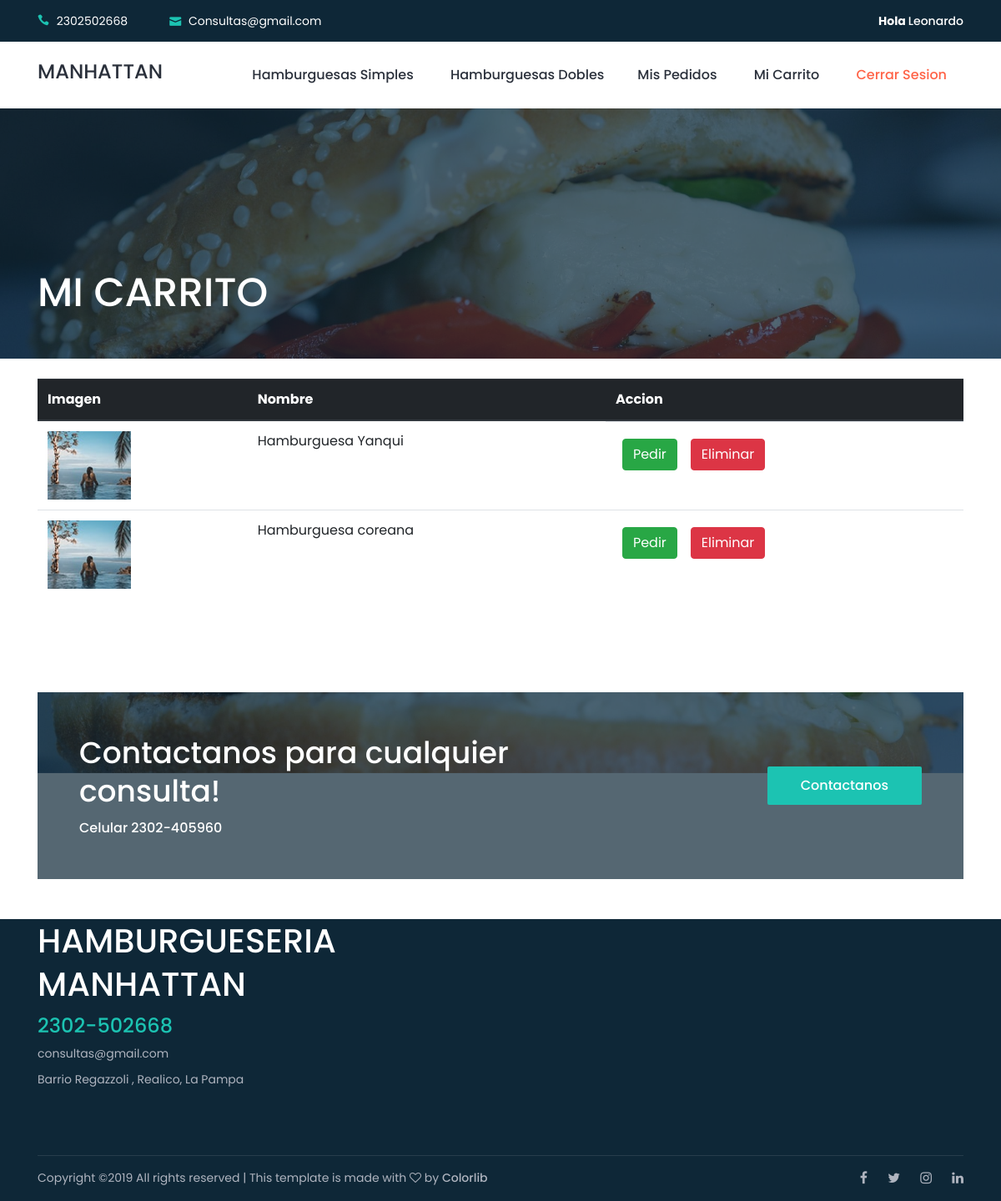
Page /carrito/ (signed in) on the committed database.
### app_hamburguesa/models.py (models this page shows, shortened)
class carrito(models.Model):
    productoC=models.ForeignKey(producto, on_delete=models.CASCADE,blank=True, null=True)
    clienteC=models.ForeignKey(cliente, on_delete=models.CASCADE,blank=True, null=True)
    producto_x_cliente=models.ForeignKey(producto_x_cliente,on_delete=models.CASCADE,blank=True,null=True)

class producto(models.Model):
    nombre = models.CharField(max_length=100,blank=True, null=True)
    descripcion= models.CharField(max_length=200,blank=True, null=True)
    precio = models.FloatField(blank=True, null=True)
    stock = models.IntegerField(blank=True, null=True)
    tipo = models.CharField(max_length=50,blank=True, null=True)

### app_hamburguesa/views.py (the view)
# urls.py: url(r'^carrito/', carritos , name="carrito"),
def carritos(request):
	cli=cliente.objects.get(email=request.user.email)
	c=carrito.objects.filter(clienteC=cli)
	return render(request,"carrito.html",{"carrito":c})

### app_hamburguesa/templates/carrito.html (shortened to what this page needs)
{% extends "index.html" %}
{% load  staticfiles %}
    {% block head %}
    <div class="breadcrumb-area bg-img bg-overlay jarallax" style="background-image: url({% static 'img/bg-img/h5.jpg'%});">
        <div class="container h-100">
            <div class="row h-100 align-items-end">
                <div class="col-12">
                    <div class="breadcrumb-content d-flex align-items-center justify-content-between pb-5">
                        <h2 class="room-title">MI CARRITO</h2>
                    </div>
                </div>
            </div>
        </div>
    </div>
    {% endblock %}
    {% block contenedor %}
    <div class="roberto-rooms-area">
        <div class="container">
            <div class="row">
                {% if carrito %}
                  <div class="table-responsive">
                        <table class="table">
                                <thead class="thead-dark">
                                    <tr>
                                      <th>Imagen</th>
                                      <th>Nombre</th>
                                      <th>Accion</th>
                                    </tr>
                                  </thead>
                                <tbody>
                {% for p in carrito %}
                         <tr id="{{p.pk}}">
                             <td>    <div class="post-thumb">
                                        <img src="{% static 'img/bg-img/29.jpg'%}"  alt="" width="100" height="100" >
                                    </div>
                                </td>
                                <td>{{p.productoC.nombre}}<br>
                                </td>
                                <td class="d-flex">
                                    <div class="p-2"><a href="#" id="{{p.productoC.pk}}" onclick="generarPedido(this.id)" class="btn btn-success">Pedir</a></div>
                                    <div class="p-2"><a href="#" id="{{p.productoC.pk}}" onclick="eliminardelcarrito(this.id)" class="btn btn-danger">Eliminar</a></div>
                                </td>
                         </tr>
                {%endfor%}
                            </tbody>
                        </table>
            </div>
            {%else%}
            <h3 class="center-text" style="margin-top:3%;">No hay elementos en el carrito</h3>
            {%endif%}
        </div>
    </div>
</div>
      {%endblock%}

### app_hamburguesa/templates/index.html (shortened to what this page needs)
{% load  staticfiles %}
<!DOCTYPE html>
<html lang="en">
<head>
     <link rel="stylesheet" href="{% static 'Lobibox.min.css'%}"/>
    <link rel="stylesheet" href="{% static 'style.css' %}">
</head>
<body>
    <header class="header-area">
        <div class="search-form d-flex align-items-center">
            <div class="container">
                <form action="index.html" method="get">
                    <button type="submit"></button>
                </form>
            </div>
        </div>
        <div class="top-header-area">
            <div class="container">
                <div class="row">
                    <div class="col-6">
                        <div class="top-header-content">
                            <a href="https://wa.me/5492302502668"><i class="icon_phone"></i> <span>2302502668</span></a>
                            <a href="#"><i class="icon_mail"></i> <span>Consultas@gmail.com</span></a>
                        </div>
                    </div>
                    <div class="col-6">
                        <div class="top-header-content">
                            <div class="top-social-area ml-auto">
                                {% if request.user.is_authenticated %}
                                <a href="#"><strong>Hola  </strong>{{request.user.first_name}}</a>
                                {%endif%}
                            </div>
                        </div>
                    </div>
                </div>
            </div>
        </div>
        <div class="main-header-area">
            <div class="classy-nav-container breakpoint-off">
                <div class="container">
                    <nav class="classy-navbar justify-content-between" id="robertoNav">
                        <a href="http://127.0.0.1:8000/"><h4>MANHATTAN</h4></a>
                        <div class="classy-menu">
                            <div class="classynav">
                                <ul id="nav">
                                    <li class="active"><a href="http://127.0.0.1:8000/simple/">Hamburguesas Simples</a></li>
                                     <li><a href="http://127.0.0.1:8000/doble/">Hamburguesas Dobles</a>
                                    {% if not request.user.is_authenticated %}
                                    <li><a href="#" data-toggle="modal"  data-target="#modal1">Registrarse | Iniciar Sesion</a>
                                    {%else%}
                                    <li><a href="http://127.0.0.1:8000/mispedidos/">Mis pedidos</a></li>
                                    <li><a href="http://127.0.0.1:8000/carrito/">Mi Carrito</a></li>
                                    <li><a href="http://127.0.0.1:8000/cerrarSesion/" style="color:tomato">Cerrar Sesion</a>
                                     {%endif%}
                                </ul>
                            </div>
                        </div>
                    </nav>
                </div>
            </div>
        </div>
    </header>
    {% block head %}
    {%endblock%}
<br>
  <section class="roberto-service-area ">
        <div class="container">
             {%block contenedor %}{% endblock %}
        </div>
    </section>
                     <br>
    <br><br>
    <br>
    <section class="roberto-cta-area">
        <div class="container">
            <div class="cta-content bg-img bg-overlay jarallax" style="background-image: url({% static 'img/bg-img/h5.jpg' %});">
                <div class="row align-items-center">
                    <div class="col-12 col-md-7">
                        <div class="cta-text mb-50">
                            <h2>Contactanos para cualquier consulta!</h2>
                            <h6>Celular 2302-405960</h6>
                        </div>
                    </div>
                    <div class="col-12 col-md-5 text-right">
                        <a href="#" class="btn roberto-btn mb-50">Contactanos</a>
                    </div>
                </div>
            </div>
        </div>
    </section>
 <br>
 <br>
    <footer class="footer-area ">
        <div class="main-footer-area">
            <div class="container">
                <div class="row align-items-baseline justify-content-between">
                    <div class="col-12 col-sm-6 col-lg-3">
                        <div class="single-footer-widget mb-80">
                            <h1 style="color: white;">HAMBURGUESERIA MANHATTAN</h3>
                            <h4>2302-502668</h4>
                            <span>consultas@gmail.com</span>
                            <span>Barrio Regazzoli , Realico, La Pampa </span>
                        </div>
                    </div>
        <div class="container">
            <div class="copywrite-content">
                <div class="row align-items-center">
                    <div class="col-12 col-md-8">
                        <div class="copywrite-text">
                            <p>
Copyright &copy;<script>document.write(new Date().getFullYear());</script> All rights reserved | This template is made with <i class="fa fa-heart-o" aria-hidden="true"></i> by <a href="https://colorlib.com" target="_blank">Colorlib</a>
</p>
                        </div>
                    </div>
                    <div class="col-12 col-md-4">
                        <div class="social-info">
                            <a href="#"><i class="fa fa-facebook" aria-hidden="true"></i></a>
                            <a href="#"><i class="fa fa-twitter" aria-hidden="true"></i></a>
                            <a href="#"><i class="fa fa-instagram" aria-hidden="true"></i></a>
                            <a href="#"><i class="fa fa-linkedin" aria-hidden="true"></i></a>
                        </div>
                    </div>
                </div>
            </div>
        </div>
</body>
</html>

### app_hamburguesa/static/css/default-assets/classy-nav.css (style rules this page uses)
.classy-nav-container { position: relative; z-index: 1; background-color: #ffffff; }
.classy-nav-container * { box-sizing: border-box; }
.classy-nav-container a { -webkit-transition-duration: 500ms; transition-duration: 500ms; text-decoration: none; outline: none; font-size: 14px; color: #232323; display: inline-block; }
.justify-content-between { -webkit-box-pack: justify; -ms-flex-pack: justify; justify-content: space-between; }
.classy-navbar { width: 100%; height: 80px; display: -webkit-box; display: -ms-flexbox; display: flex; -webkit-box-align: center; -ms-flex-align: center; -ms-grid-row-align: center; align-items: center; }
.classynav ul li { display: inline-block; clear: both; position: inherit; z-index: 10; }
.classynav ul li a { padding: 0 15px; display: block; height: 40px; font-size: 14px; line-height: 39px; }
.breakpoint-off .classynav { display: -webkit-box; display: -ms-flexbox; display: flex; -webkit-box-align: center; -ms-flex-align: center; -ms-grid-row-align: center; align-items: center; }

### rows in the picture
carrito: productoC.nombre "Hamburguesa Yanqui"
carrito: productoC.nombre "Hamburguesa coreana"

### other values in the picture
{{ request.user.first_name }} "Leonardo"
